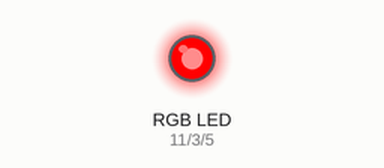
This sketch was run on a simulated Arduino Uno, built with avr-gcc and run on an emulated ATmega328P. Shown: an RGB LED mixed from three pins (HIGH = lit).

Above: at 0.5 s.
At 1.5 s:
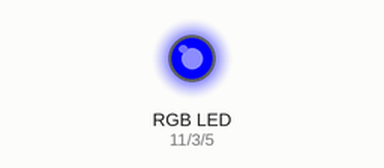
At 3.0 s:
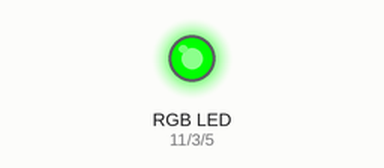
Timing chart, 0 to 5.2 s (numbered marks = the images above):
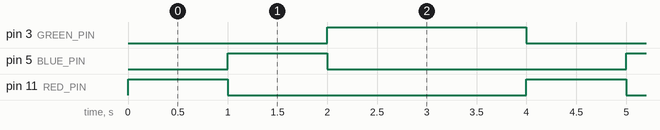

The sketch:

rgb_blink.ino
```cpp
//const int red_pin = 11;

#define RED_PIN   11
#define BLUE_PIN  5
#define GREEN_PIN 3

// the setup function runs once when you press reset or power the board
void setup() {
  // initialize digital pin LED_BUILTIN as an output.
  pinMode(RED_PIN, OUTPUT);
  pinMode(BLUE_PIN, OUTPUT);
  pinMode(GREEN_PIN, OUTPUT);
}

// the loop function runs over and over again forever
void loop() {
  digitalWrite(GREEN_PIN, LOW);
  digitalWrite(RED_PIN, HIGH);
  delay(1000);
  digitalWrite(RED_PIN, LOW);
  digitalWrite(BLUE_PIN, HIGH);
  delay(1000);
  digitalWrite(BLUE_PIN, LOW);
  digitalWrite(GREEN_PIN, HIGH);
  delay(1000);

  delay(1000);
}
```

Measured:
- by itself, pin 3 (GREEN_PIN): alternates HIGH for 2.0 s and LOW for 2.0 s
- by itself, pin 5 (BLUE_PIN), pin 11 (RED_PIN): alternates HIGH for 1.0 s and LOW for 3.0 s
- by itself, everything shown: repeats every 4.0 s, in 3 steps
